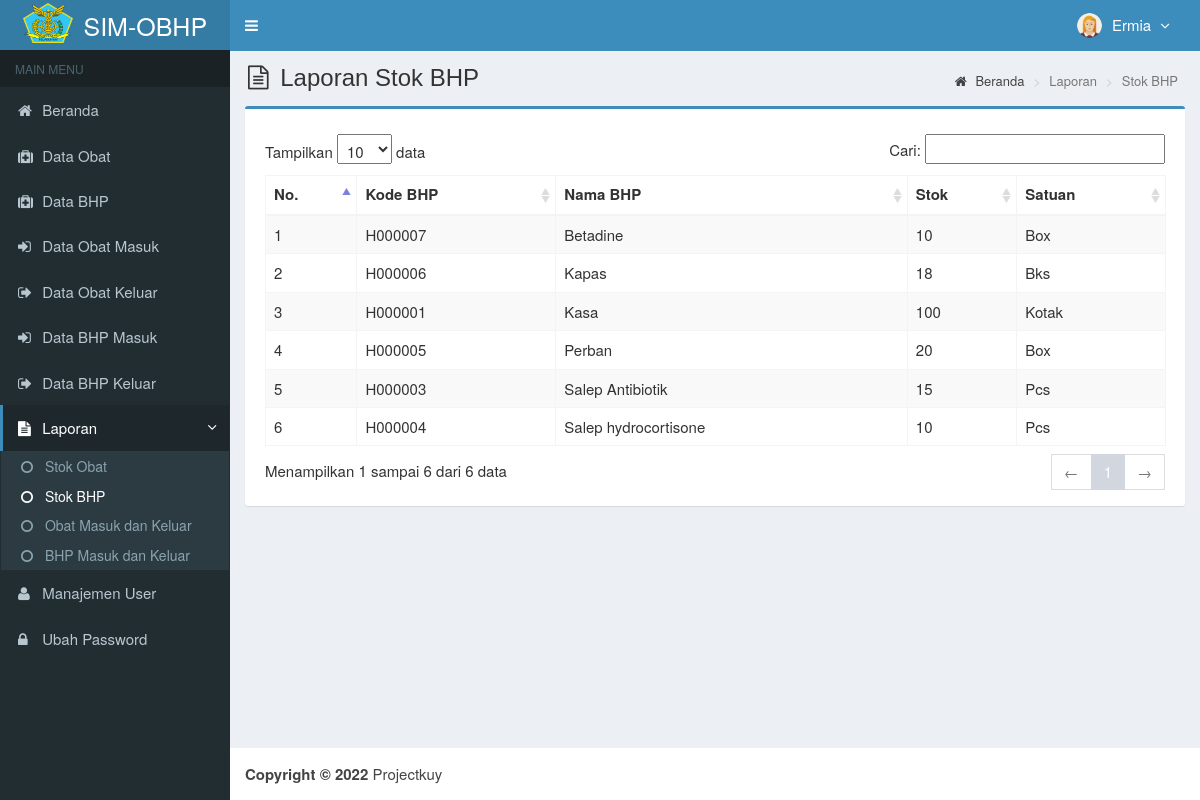
Screenshot of /main.php?module=lap_stok_bhp (signed in) with the database file from the repository.
### tables this page shows
CREATE TABLE `is_users` (
  `id_user` int(3) NOT NULL,
  `username` varchar(50) NOT NULL,
  `nama_user` varchar(50) NOT NULL,
  `password` varchar(50) NOT NULL,
  `email` varchar(50) DEFAULT NULL,
  `telepon` varchar(13) DEFAULT NULL,
  `foto` varchar(100) DEFAULT NULL,
  `hak_akses` enum('Super Admin','Manajer','Gudang') NOT NULL,
  `status` enum('aktif','blokir') NOT NULL DEFAULT 'aktif',
  `created_at` timestamp NOT NULL DEFAULT CURRENT_TIMESTAMP,
  `updated_at` timestamp NOT NULL DEFAULT CURRENT_TIMESTAMP ON UPDATE CURRENT_TIMESTAMP
);

CREATE TABLE `is_bhp` (
  `kode_bhp` varchar(7) NOT NULL,
  `nama_bhp` varchar(50) NOT NULL,
  `golongan_bhp` varchar(25) NOT NULL,
  `satuan` varchar(20) NOT NULL,
  `stok` int(11) NOT NULL,
  `created_user` int(3) NOT NULL,
  `created_date` timestamp NOT NULL DEFAULT CURRENT_TIMESTAMP,
  `updated_user` int(3) NOT NULL,
  `updated_date` timestamp NOT NULL DEFAULT CURRENT_TIMESTAMP ON UPDATE CURRENT_TIMESTAMP
);

### modules/lap-stok-bhp/view.php (the view, shortened to what this page needs)
<section class="content-header">
    <h1>
        <i class="fa fa-file-text-o icon-title"></i> Laporan Stok BHP
    </h1>
    <ol class="breadcrumb">
        <li><a href="?module=beranda"><i class="fa fa-home"></i> Beranda</a></li>
        <li class="active">Laporan</li>
        <li class="active">Stok BHP</li>
    </ol>
</section>
<section class="content">
    <div class="row">
        <div class="col-md-12">
            <div class="box box-primary">
                <div class="box-body">
                    <table id="dataTables1" class="table table-bordered table-striped table-hover">
                        <thead>
                            <tr>
                                <th>No.</th>
                                <th>Kode BHP</th>
                                <th>Nama BHP</th>
                                <th>Stok</th>
                                <th>Satuan</th>
                            </tr>
                        </thead>
                        <tbody>
                            <?php
                            $no = 1;
                            $query = mysqli_query($mysqli, "SELECT kode_bhp,nama_bhp,satuan,stok FROM is_bhp ORDER BY nama_bhp ASC")
                                or die('Ada kesalahan pada query tampil Data bhp: ' . mysqli_error($mysqli));
                            while ($data = mysqli_fetch_assoc($query)) {
                                echo "<tr>
                      <td>$no</td>
                      <td>$data[kode_bhp]</td>
                      <td>$data[nama_bhp]</td>
                      <td>$data[stok]</td>
                      <td>$data[satuan]</td>
                    </tr>";
                                $no++;
                            }
                            ?>
                        </tbody>
                    </table>
                </div>
            </div>
        </div>
    </div>
</section>
<link rel="stylesheet" href="https://cdn.datatables.net/buttons/2.2.3/css/buttons.dataTables.min.css" />

### top-menu.php (shortened to what this page needs)
<?php
require_once "config/database.php";
$query = mysqli_query($mysqli, "SELECT id_user, nama_user, foto, hak_akses FROM is_users WHERE id_user='$_SESSION[id_user]'")
                                or die('Ada kesalahan pada query tampil Manajemen User: '.mysqli_error($mysqli));
$data = mysqli_fetch_assoc($query);
?>
<li class="dropdown user user-menu">
  <a href="#" class="dropdown-toggle" data-toggle="dropdown">
  <?php
  if ($data['foto']=="") { ?>
    <img src="images/user/user-default.png" class="user-image" alt="User Image"/>
  <?php
  }
  else { ?>
    <img src="images/user/<?php echo $data['foto']; ?>" class="user-image" alt="User Image"/>
  <?php
  }
  ?>
    <span class="hidden-xs"><?php echo $data['nama_user']; ?> <i style="margin-left:5px" class="fa fa-angle-down"></i></span>
  </a>
</li>

### assets/css/style.css (style rules this page uses)
.content-header { padding: 15px 18px 0; position: relative; }
.content-header > .breadcrumb { background: transparent none repeat scroll 0 0; border-radius: 2px; float: right; font-size: 13px; margin-bottom: 0; margin-top: 0; padding: 7px 12px; position: absolute; right: 10px; top: 15px; }
.icon-title { margin-right: 5px; }
body { background-color: #fff; color: #333; font-size: 15px; line-height: 1.42857; }

### rows the page displays
is_users: foto (picture), nama_user "Ermia"
is_bhp: kode_bhp "H000007", nama_bhp "Betadine", stok "10", satuan "Box"
is_bhp: kode_bhp "H000006", nama_bhp "Kapas", stok "18", satuan "Bks"
is_bhp: kode_bhp "H000001", nama_bhp "Kasa", stok "100", satuan "Kotak"
is_bhp: kode_bhp "H000005", nama_bhp "Perban", stok "20", satuan "Box"
is_bhp: kode_bhp "H000003", nama_bhp "Salep Antibiotik", stok "15", satuan "Pcs"
is_bhp: kode_bhp "H000004", nama_bhp "Salep hydrocortisone", stok "10", satuan "Pcs"
